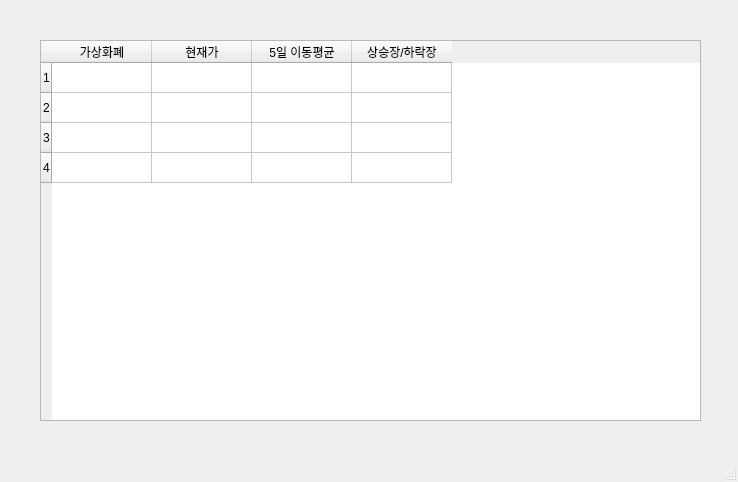
<?xml version="1.0" encoding="UTF-8"?>
<ui version="4.0">
 <class>MainWindow</class>
 <widget class="QMainWindow" name="MainWindow">
  <property name="geometry">
   <rect>
    <x>0</x>
    <y>0</y>
    <width>738</width>
    <height>482</height>
   </rect>
  </property>
  <property name="windowTitle">
   <string>MainWindow</string>
  </property>
  <widget class="QWidget" name="centralwidget">
   <widget class="QTableWidget" name="tableWidget">
    <property name="geometry">
     <rect>
      <x>40</x>
      <y>40</y>
      <width>661</width>
      <height>381</height>
     </rect>
    </property>
    <property name="rowCount">
     <number>4</number>
    </property>
    <row/>
    <row/>
    <row/>
    <row/>
    <column>
     <property name="text">
      <string>가상화폐</string>
     </property>
    </column>
    <column>
     <property name="text">
      <string>현재가</string>
     </property>
    </column>
    <column>
     <property name="text">
      <string>5일 이동평균</string>
     </property>
    </column>
    <column>
     <property name="text">
      <string>상승장/하락장</string>
     </property>
    </column>
   </widget>
  </widget>
  <widget class="QMenuBar" name="menubar">
   <property name="geometry">
    <rect>
     <x>0</x>
     <y>0</y>
     <width>738</width>
     <height>26</height>
    </rect>
   </property>
  </widget>
  <widget class="QStatusBar" name="statusbar"/>
 </widget>
 <resources/>
 <connections/>
</ui>
